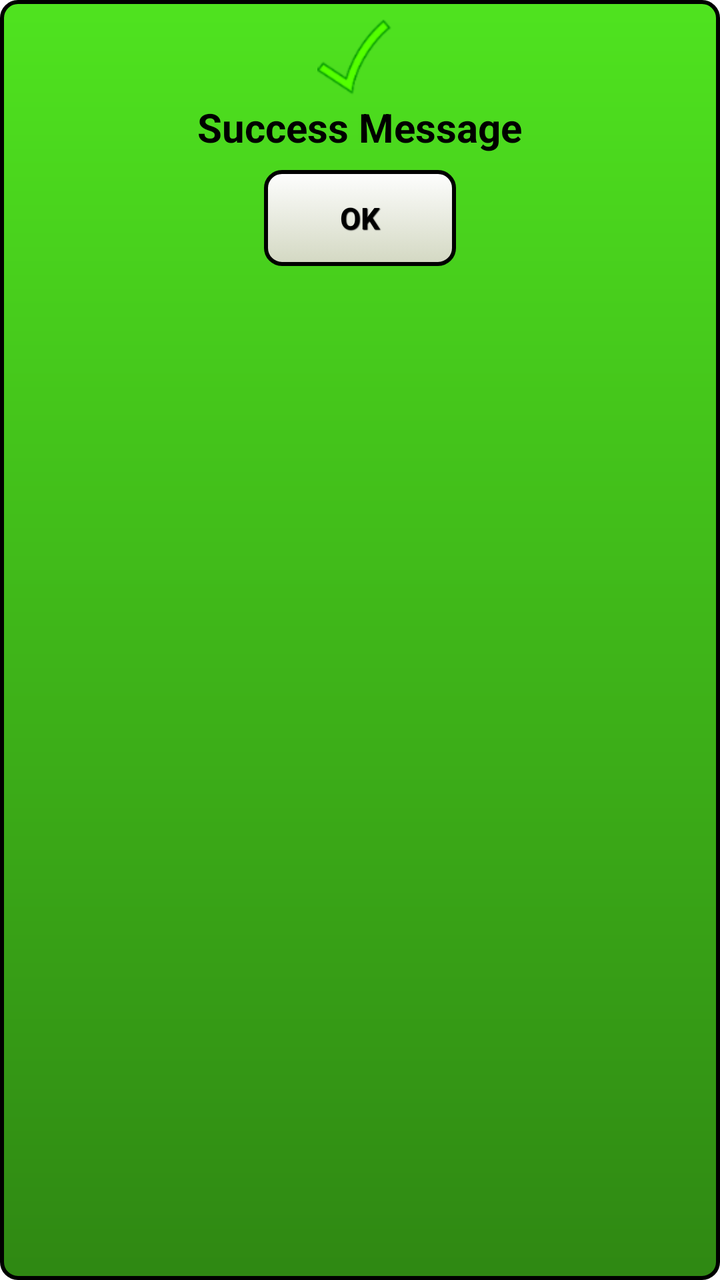
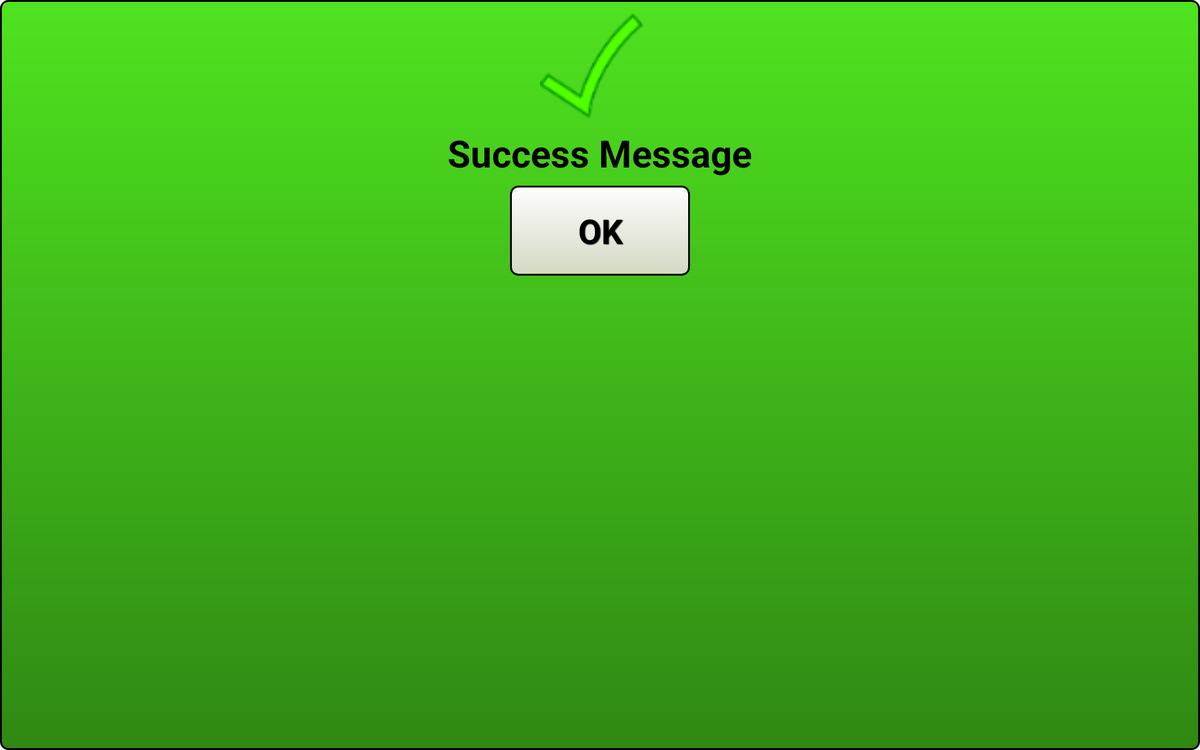

An Android layout and its configuration variant, each rendered on a device that would load it. The default file and the variant file are quoted in full after the pictures.
<!-- AndroidManifest.xml: application theme AppTheme -->
<!-- res/layout/confirmdialog_success.xml -->
<LinearLayout xmlns:android="http://schemas.android.com/apk/res/android"
    android:layout_width="fill_parent" android:layout_height="fill_parent"
    android:background="@drawable/confirm_box"
    android:orientation="vertical"
    android:weightSum="1"
    android:padding="8dp">

    <ImageView
        android:layout_width="wrap_content"
        android:layout_height="wrap_content"
        android:id="@+id/ivSuccess"
        android:layout_gravity="center_horizontal"
        android:src="@drawable/action_success" />

    <TextView
        android:layout_width="wrap_content"
        android:layout_height="wrap_content"
        android:text="@string/confirmdialogSuccessTitle"
        android:id="@+id/tvSuccess"
        android:textIsSelectable="false"
        android:textSize="20sp"
        android:layout_centerVertical="true"
        android:layout_centerHorizontal="true"
        android:layout_gravity="center_horizontal"
        android:textColor="@color/textBlack"
        android:textStyle="bold" />

    <TextView
        android:layout_width="wrap_content"
        android:layout_height="wrap_content"
        android:text="Under Msg"
        android:id="@+id/tvSuccess2"
        android:textColor="@color/textWhite"
        android:layout_gravity="center_horizontal"
        android:textSize="16sp"
        android:visibility="gone" />

    <LinearLayout
        android:orientation="horizontal"
        android:layout_width="wrap_content"
        android:layout_height="wrap_content"
        android:layout_gravity="center_horizontal"
        android:paddingLeft="16dp"
        android:paddingTop="8dp"
        android:paddingRight="16dp"
        android:paddingBottom="16dp">

        <Button
            android:layout_width="96dp"
            android:layout_height="wrap_content"
            android:text="@string/buttonOk"
            android:id="@+id/bConfirmOk"
            style="@style/startscreen_button"
            android:layout_below="@+id/tvError"
            android:layout_alignParentLeft="true"
            android:layout_alignParentStart="true"
            android:textColor="@color/textBlack" />

    </LinearLayout>

</LinearLayout>
<!-- resources referenced by this layout -->
<resources>
  <color name="textBlack">#000000</color>
  <color name="textWhite">#FFFFFF</color>
  <!-- drawable action_success: png bitmap (drawable-hdpi, 2004 bytes) -->
  <!-- drawable confirm_box (drawable-hdpi) -->
  <?xml version="1.0" encoding="utf-8"?>
  <shape xmlns:android="http://schemas.android.com/apk/res/android">
      <gradient
          android:startColor="#ff2f8813"
          android:endColor="#ff4fe31f"
          android:angle="90" />
      <stroke
          android:width="2dp"
          android:color="#000000" />
      <corners android:radius="8dip"></corners>
  
  </shape>
  <string name="buttonOk">OK</string>
  <string name="confirmdialogSuccessTitle">Success Message</string>
  <style name="startscreen_button" parent="@android:style/Widget.Button">
          <item name="android:textSize">15sp</item>
          <item name="android:textStyle">bold</item>
          <item name="android:textColor">#5d6153</item>
          <item name="android:gravity">center</item>
          <item name="android:shadowColor">#000000</item>
          <item name="android:shadowDx">1</item>
          <item name="android:shadowDy">1</item>
          <item name="android:shadowRadius">0.6</item>
          <item name="android:background">@drawable/startscreen_btncolor</item>
          <item name="android:padding">10dip</item>
      </style>
  <style name="AppTheme" parent="android:Theme.Holo.Light.DarkActionBar">
          <item name="android:windowActionBar">false</item>
          <item name="android:windowNoTitle">true</item>
          <item name="android:windowFullscreen">true</item>
      </style>
  <!-- drawable startscreen_btncolor (drawable-hdpi) -->
  <?xml version="1.0" encoding="utf-8"?>
  <selector xmlns:android="http://schemas.android.com/apk/res/android" >
      <item android:state_pressed="true" >
          <shape android:shape="rectangle"  >
              <corners android:radius="8dip" />
              <stroke android:width="2dip" android:color="#000000" />
              <gradient  android:angle="-90"  android:startColor="#a3a890" android:endColor="#d3d5c9"  />
          </shape>
      </item>
      <item android:state_focused="true">
          <shape android:shape="rectangle"  >
              <corners android:radius="8dip" />
              <stroke android:width="2dip" android:color="#000000" />
              <solid  android:color="#d3d8c2"/>
          </shape>
      </item>
      <item >
          <shape android:shape="rectangle"  >
              <corners android:radius="8dip" />
              <stroke android:width="2dip" android:color="#000000" />
              <gradient  android:angle="-90"  android:startColor="#fefefe" android:endColor="#d3d8c2" />
          </shape>
      </item>
  </selector>
</resources>
<!-- res/layout-xlarge/confirmdialog_success.xml (the repository's variant of the layout above) -->
<!-- drawn on a large tablet held sideways -->
<LinearLayout xmlns:android="http://schemas.android.com/apk/res/android"
    android:layout_width="fill_parent" android:layout_height="fill_parent"
    android:background="@drawable/confirm_box"
    android:orientation="vertical"
    android:weightSum="1"
    android:padding="8dp">

    <ImageView
        android:layout_width="128dp"
        android:layout_height="128dp"
        android:id="@+id/ivSuccess"
        android:layout_gravity="center_horizontal"
        android:src="@drawable/action_success" />

    <TextView
        android:layout_width="wrap_content"
        android:layout_height="wrap_content"
        android:text="@string/confirmdialogSuccessTitle"
        android:id="@+id/tvSuccess"
        android:textIsSelectable="false"
        android:textSize="40sp"
        android:layout_centerVertical="true"
        android:layout_centerHorizontal="true"
        android:layout_gravity="center_horizontal"
        android:textColor="@color/textBlack"
        android:textStyle="bold" />

    <LinearLayout
        android:orientation="horizontal"
        android:layout_width="wrap_content"
        android:layout_height="wrap_content"
        android:layout_gravity="center_horizontal"
        android:paddingLeft="16dp"
        android:paddingTop="8dp"
        android:paddingRight="16dp"
        android:paddingBottom="16dp">

        <Button
            android:layout_width="192dp"
            android:layout_height="96dp"
            android:text="@string/buttonOk"
            android:id="@+id/bConfirmOk"
            style="@style/startscreen_button"
            android:layout_below="@+id/tvError"
            android:layout_alignParentLeft="true"
            android:layout_alignParentStart="true"
            android:textColor="@color/textBlack"
            android:textSize="36sp" />

    </LinearLayout>

</LinearLayout>
<!-- resources referenced by the variant -->
<!-- as a large tablet held sideways resolves them -->
<resources>
  <color name="textBlack">#000000</color>
  <!-- drawable action_success: png bitmap (drawable-hdpi, 2004 bytes) -->
  <!-- drawable confirm_box (drawable-hdpi) -->
  <?xml version="1.0" encoding="utf-8"?>
  <shape xmlns:android="http://schemas.android.com/apk/res/android">
      <gradient
          android:startColor="#ff2f8813"
          android:endColor="#ff4fe31f"
          android:angle="90" />
      <stroke
          android:width="2dp"
          android:color="#000000" />
      <corners android:radius="8dip"></corners>
  
  </shape>
  <string name="buttonOk">OK</string>
  <string name="confirmdialogSuccessTitle">Success Message</string>
  <style name="startscreen_button" parent="@android:style/Widget.Button">
          <item name="android:textSize">15sp</item>
          <item name="android:textStyle">bold</item>
          <item name="android:textColor">#5d6153</item>
          <item name="android:gravity">center</item>
          <item name="android:shadowColor">#000000</item>
          <item name="android:shadowDx">1</item>
          <item name="android:shadowDy">1</item>
          <item name="android:shadowRadius">0.6</item>
          <item name="android:background">@drawable/startscreen_btncolor</item>
          <item name="android:padding">10dip</item>
      </style>
  <style name="AppTheme" parent="android:Theme.Holo.Light.DarkActionBar">
          <item name="android:windowActionBar">false</item>
          <item name="android:windowNoTitle">true</item>
          <item name="android:windowFullscreen">true</item>
      </style>
  <!-- drawable startscreen_btncolor (drawable-hdpi) -->
  <?xml version="1.0" encoding="utf-8"?>
  <selector xmlns:android="http://schemas.android.com/apk/res/android" >
      <item android:state_pressed="true" >
          <shape android:shape="rectangle"  >
              <corners android:radius="8dip" />
              <stroke android:width="2dip" android:color="#000000" />
              <gradient  android:angle="-90"  android:startColor="#a3a890" android:endColor="#d3d5c9"  />
          </shape>
      </item>
      <item android:state_focused="true">
          <shape android:shape="rectangle"  >
              <corners android:radius="8dip" />
              <stroke android:width="2dip" android:color="#000000" />
              <solid  android:color="#d3d8c2"/>
          </shape>
      </item>
      <item >
          <shape android:shape="rectangle"  >
              <corners android:radius="8dip" />
              <stroke android:width="2dip" android:color="#000000" />
              <gradient  android:angle="-90"  android:startColor="#fefefe" android:endColor="#d3d8c2" />
          </shape>
      </item>
  </selector>
</resources>
